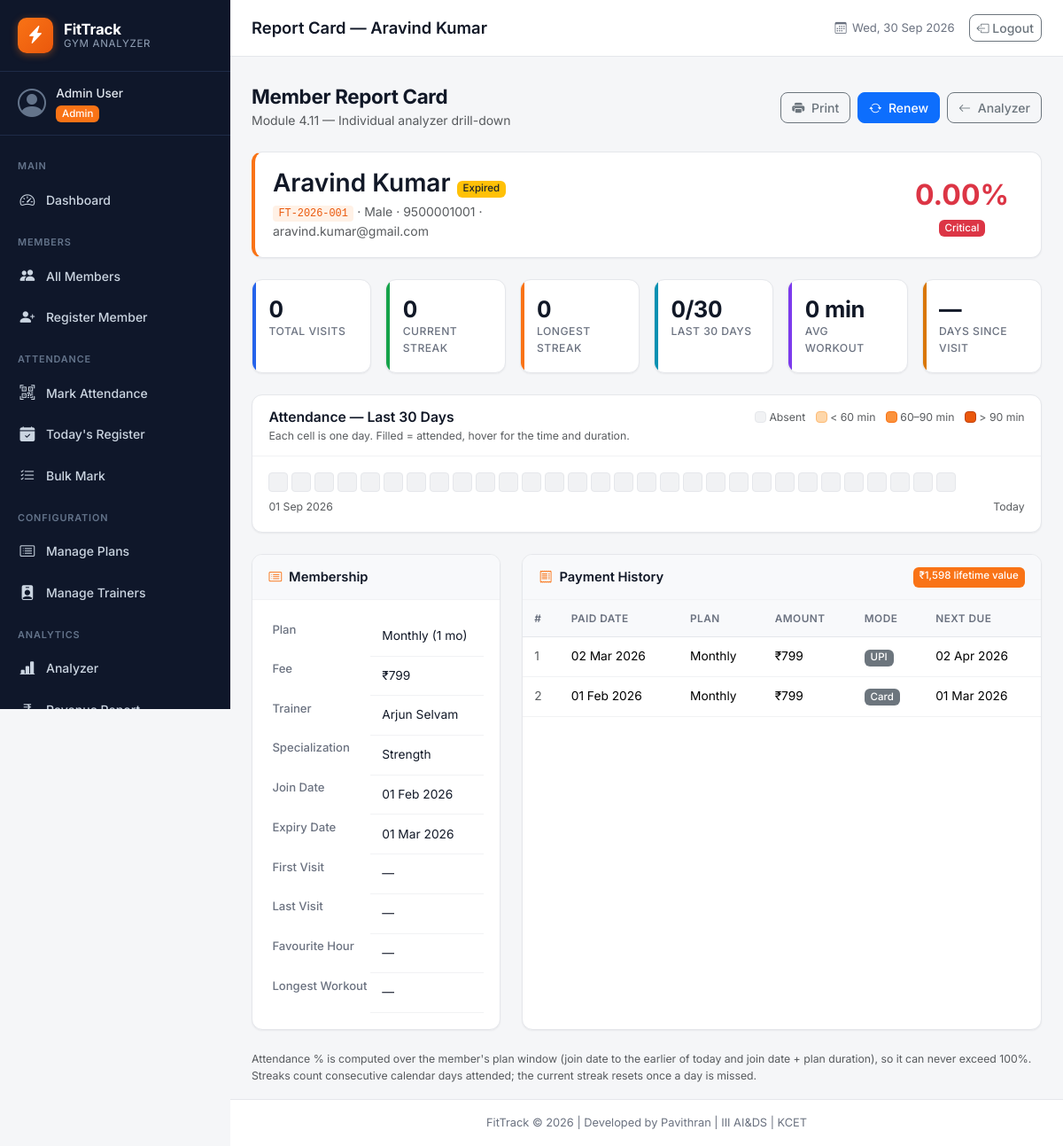
Page /reports/member_report.php?id=1 (signed in) on the committed database.
### tables this page shows
CREATE TABLE IF NOT EXISTS payment (
    payment_id   INT            AUTO_INCREMENT PRIMARY KEY,
    member_id    INT            NOT NULL,
    plan_id      INT            NOT NULL,
    amount       DECIMAL(10,2)  NOT NULL,
    paid_date    DATE           NOT NULL,
    mode         ENUM('Cash','UPI','Card') NOT NULL,
    next_due_date DATE          NOT NULL,
    CONSTRAINT fk_pay_member FOREIGN KEY (member_id) REFERENCES member(member_id) ON DELETE CASCADE,
    CONSTRAINT fk_pay_plan   FOREIGN KEY (plan_id)   REFERENCES plan(plan_id)
);

CREATE TABLE IF NOT EXISTS plan (
    plan_id          INT            AUTO_INCREMENT PRIMARY KEY,
    plan_name        VARCHAR(30)    NOT NULL UNIQUE,
    duration_months  INT            NOT NULL,
    fee              DECIMAL(10,2)  NOT NULL,
    sessions_per_week INT           DEFAULT 6,
    description      VARCHAR(100)
);

### includes/auth.php (called while the page is built, shortened)
<?php
function base_url(string $path = ''): string {
    $script = $_SERVER['SCRIPT_NAME'] ?? '/fittrack/index.php';
    if (preg_match('#^(/fittrack/)#', $script, $m)) {
        $base = $m[1];
    } else {
        $base = '/fittrack/';
    }
    return $base . ltrim($path, '/');
}

### reports/member_report.php (the view, shortened to what this page needs)
<?php
require_once __DIR__ . '/../includes/auth.php';
require_once __DIR__ . '/../includes/functions.php';
$pdo       = get_db();
$member_id = (int) ($_GET['id'] ?? 0);
$stmt = $pdo->prepare('SELECT * FROM v_member_summary WHERE member_id = :id');
$stmt->execute([':id' => $member_id]);
$m = $stmt->fetch();
$stmt = $pdo->prepare(
    'SELECT att_date FROM attendance WHERE member_id = :id ORDER BY att_date'
);
$stmt->execute([':id' => $member_id]);
$all_dates = $stmt->fetchAll(PDO::FETCH_COLUMN);
$streaks   = compute_streaks($all_dates);
$window_rows = [];
$heat_cells = [];
for ($i = 29; $i >= 0; $i--) {
    $date = date('Y-m-d', strtotime("-{$i} days"));
    $heat_cells[] = [
        'date'     => $date,
        'present'  => isset($window_rows[$date]),
        'duration' => $window_rows[$date]['duration_min'] ?? null,
        'check_in' => $window_rows[$date]['check_in'] ?? null,
    ];
}
$present_30 = count($window_rows);
$stmt = $pdo->prepare(
    'SELECT pay.*, p.plan_name
     FROM payment pay JOIN plan p ON p.plan_id = pay.plan_id
     WHERE pay.member_id = :id
     ORDER BY pay.paid_date DESC, pay.payment_id DESC'
);
$stmt->execute([':id' => $member_id]);
$payments   = $stmt->fetchAll();
$total_paid = array_sum(array_column($payments, 'amount'));
$stmt = $pdo->prepare(
    'SELECT COUNT(*)                      AS total_visits,
            ROUND(AVG(duration_min), 0)   AS avg_duration,
            MAX(duration_min)             AS max_duration,
            MIN(att_date)                 AS first_visit
     FROM attendance WHERE member_id = :id'
);
$stmt->execute([':id' => $member_id]);
$visit_stats = $stmt->fetch();
$stmt = $pdo->prepare(
    'SELECT HOUR(check_in) AS hr, COUNT(*) AS c
     FROM attendance WHERE member_id = :id
     GROUP BY HOUR(check_in) ORDER BY c DESC LIMIT 1'
);
$stmt->execute([':id' => $member_id]);
$fav_hour_row = $stmt->fetch();
$fav_hour = $fav_hour_row
    ? date('g A', mktime((int)$fav_hour_row['hr'], 0, 0)) . ' – ' . date('g A', mktime((int)$fav_hour_row['hr'] + 1, 0, 0))
    : '—';
$pct  = (float) ($m['attendance_pct'] ?? 0);
$band = attendance_band($pct);
include __DIR__ . '/../includes/header.php';
?>
<div class="container-fluid px-4 py-3">
    <div class="d-flex justify-content-between align-items-center mb-4 flex-wrap gap-2">
        <div>
            <h2 class="section-heading">Member Report Card</h2>
            <p class="text-muted mb-0">Module 4.11 — Individual analyzer drill-down</p>
        </div>
        <div class="d-flex gap-2 no-print">
            <button onclick="window.print()" class="btn btn-outline-secondary">
                <i class="bi bi-printer-fill me-1"></i> Print
            </button>
            <a href="<?= base_url('members/edit.php?id=' . $member_id . '&tab=renew') ?>" class="btn btn-primary">
                <i class="bi bi-arrow-repeat me-1"></i> Renew
            </a>
            <a href="<?= base_url('reports/analyzer.php') ?>" class="btn btn-outline-secondary">
                <i class="bi bi-arrow-left me-1"></i> Analyzer
            </a>
        </div>
    </div>
    <div class="report-header mb-4">
        <div class="row align-items-center g-3">
            <div class="col-md-6">
                <h3 class="mb-1"><?= h($m['member_name']) ?> <?= status_badge($m['status']) ?></h3>
                <p class="mb-0 text-muted">
                    <code><?= h($m['member_code']) ?></code> ·
                    <?= h($m['gender']) ?> ·
                    <?= h($m['phone']) ?>
                    <?= $m['email'] ? ' · ' . h($m['email']) : '' ?>
                </p>
            </div>
            <div class="col-md-6 text-md-end">
                <div class="d-inline-block text-center px-3">
                    <div class="fs-2 fw-bold text-<?= $band['class'] ?>"><?= number_format($pct, 2) ?>%</div>
                    <span class="badge bg-<?= $band['class'] ?>"><?= $band['label'] ?></span>
                </div>
            </div>
        </div>
    </div>
    <div class="row g-3 mb-4">
        <div class="col-6 col-md-3 col-xl-2">
            <div class="kpi-card kpi-primary">
                <div class="kpi-value"><?= (int)$visit_stats['total_visits'] ?></div>
                <div class="kpi-label">Total Visits</div>
            </div>
        </div>
        <div class="col-6 col-md-3 col-xl-2">
            <div class="kpi-card kpi-success">
                <div class="kpi-value"><?= $streaks['current'] ?></div>
                <div class="kpi-label">Current Streak</div>
            </div>
        </div>
        <div class="col-6 col-md-3 col-xl-2">
            <div class="kpi-card kpi-accent">
                <div class="kpi-value"><?= $streaks['longest'] ?></div>
                <div class="kpi-label">Longest Streak</div>
            </div>
        </div>
        <div class="col-6 col-md-3 col-xl-2">
            <div class="kpi-card kpi-info">
                <div class="kpi-value"><?= $present_30 ?>/30</div>
                <div class="kpi-label">Last 30 Days</div>
            </div>
        </div>
        <div class="col-6 col-md-3 col-xl-2">
            <div class="kpi-card kpi-purple">
                <div class="kpi-value"><?= (int)$visit_stats['avg_duration'] ?> min</div>
                <div class="kpi-label">Avg Workout</div>
            </div>
        </div>
        <div class="col-6 col-md-3 col-xl-2">
            <div class="kpi-card kpi-warning">
                <div class="kpi-value"><?= $m['days_since_visit'] !== null ? (int)$m['days_since_visit'] : '—' ?></div>
                <div class="kpi-label">Days Since Visit</div>
            </div>
        </div>
    </div>
    <div class="row g-4">
        <div class="col-12">
            <div class="chart-card">
                <div class="chart-card-header">
                    <div>
                        <h5 class="chart-title">Attendance — Last 30 Days</h5>
                        <p class="chart-subtitle text-muted small mb-0">
                            Each cell is one day. Filled = attended, hover for the time and duration.
                        </p>
                    </div>
                    <div class="heat-legend small text-muted">
                        <span class="heat-cell heat-absent"></span> Absent
                        <span class="heat-cell heat-short ms-2"></span> &lt; 60 min
                        <span class="heat-cell heat-mid ms-2"></span> 60–90 min
                        <span class="heat-cell heat-long ms-2"></span> &gt; 90 min
                    </div>
                </div>
                <div class="chart-body">
                    <div class="heat-strip">
                        <?php foreach ($heat_cells as $c):
                            if (!$c['present']) {
                                $cls = 'heat-absent';
                                $tip = fmt_date($c['date']) . ' — absent';
                            } else {
                                $d = $c['duration'];
                                $cls = $d === null ? 'heat-short' : ($d > 90 ? 'heat-long' : ($d >= 60 ? 'heat-mid' : 'heat-short'));
                                $tip = fmt_date($c['date']) . ' — in at ' . fmt_time($c['check_in'])
                                     . ($d !== null ? ", {$d} min" : '');
                            }
                        ?>
                            <span class="heat-cell <?= $cls ?>" title="<?= h($tip) ?>"
                                  aria-label="<?= h($tip) ?>"></span>
                        <?php endforeach; ?>
                    </div>
                    <div class="d-flex justify-content-between small text-muted mt-2">
                        <span><?= fmt_date($heat_cells[0]['date']) ?></span>
                        <span>Today</span>
                    </div>
                </div>
            </div>
        </div>
        <div class="col-12 col-lg-4">
            <div class="form-card h-100">
                <div class="form-card-header"><i class="bi bi-card-list me-2 text-accent"></i>Membership</div>
                <div class="form-card-body">
                    <table class="table table-borderless table-sm mb-0 profile-table">
                        <tr><th>Plan</th><td><?= h($m['plan_name']) ?> (<?= (int)$m['duration_months'] ?> mo)</td></tr>
                        <tr><th>Fee</th><td>₹<?= number_format($m['fee'], 0) ?></td></tr>
                        <tr><th>Trainer</th><td><?= h($m['trainer_name'] ?? 'Unassigned') ?></td></tr>
                        <tr><th>Specialization</th><td><?= h($m['specialization'] ?? '—') ?></td></tr>
                        <tr><th>Join Date</th><td><?= fmt_date($m['join_date']) ?></td></tr>
                        <tr><th>Expiry Date</th><td><?= fmt_date($m['expiry_date']) ?></td></tr>
                        <tr><th>First Visit</th><td><?= fmt_date($visit_stats['first_visit']) ?></td></tr>
                        <tr><th>Last Visit</th><td><?= fmt_date($m['last_visit']) ?></td></tr>
                        <tr><th>Favourite Hour</th><td><?= h($fav_hour) ?></td></tr>
                        <tr><th>Longest Workout</th><td><?= $visit_stats['max_duration'] !== null ? (int)$visit_stats['max_duration'] . ' min' : '—' ?></td></tr>
                    </table>
                </div>
            </div>
        </div>
        <div class="col-12 col-lg-8">
            <div class="form-card h-100">
                <div class="form-card-header d-flex justify-content-between">
                    <span><i class="bi bi-receipt me-2 text-accent"></i>Payment History</span>
                    <span class="badge bg-accent">₹<?= number_format($total_paid, 0) ?> lifetime value</span>
                </div>
                <div class="form-card-body p-0">
                    <?php if (empty($payments)): ?>
                        <div class="empty-state py-4">
                            <i class="bi bi-cash-stack fs-2 text-muted"></i>
                            <p class="mt-2 mb-0">No payments recorded for this member.</p>
                        </div>
                    <?php else: ?>
                        <div class="table-responsive">
                            <table class="table table-sm mb-0">
                                <thead class="table-head">
                                    <tr><th>#</th><th>Paid Date</th><th>Plan</th><th>Amount</th><th>Mode</th><th>Next Due</th></tr>
                                </thead>
                                <tbody>
                                <?php foreach ($payments as $i => $p): ?>
                                    <tr>
                                        <td class="text-muted small"><?= $i + 1 ?></td>
                                        <td><?= fmt_date($p['paid_date']) ?></td>
                                        <td><?= h($p['plan_name']) ?></td>
                                        <td>₹<?= number_format($p['amount'], 0) ?></td>
                                        <td><span class="badge bg-secondary"><?= h($p['mode']) ?></span></td>
                                        <td><?= fmt_date($p['next_due_date']) ?></td>
                                    </tr>
                                <?php endforeach; ?>
                                </tbody>
                            </table>
                        </div>
                    <?php endif; ?>
                </div>
            </div>
        </div>
    </div>
    <p class="text-muted small mt-4 mb-0">
        Attendance % is computed over the member's plan window
        (join date to the earlier of today and join date + plan duration), so it
        can never exceed 100%. Streaks count consecutive calendar days attended;
        the current streak resets once a day is missed.
    </p>
</div>
<?php include __DIR__ . '/../includes/footer.php'; ?>

### rows in the picture
payment: paid_date "02 Mar 2026", plan.plan_name "Monthly", amount "799", mode "UPI", next_due_date "02 Apr 2026"
payment: paid_date "01 Feb 2026", plan.plan_name "Monthly", amount "799", mode "Card", next_due_date "01 Mar 2026"

### other values in the picture
$_SESSION['full_name'] "Admin User"
$_SESSION['role'] "Admin"
$page_title "Report Card — Aravind Kumar"
$m['member_name'] "Aravind Kumar"
$status "Expired"
$m['member_code'] "FT-2026-001"
$m['gender'] "Male"
$m['phone'] "9500001001"
$m['email'] "aravind.kumar@gmail.com"
$pct "0.00"
$band['label'] "Critical"
$visit_stats['total_visits'] "0"
$streaks['current'] "0"
$streaks['longest'] "0"
$present_30 "0"
